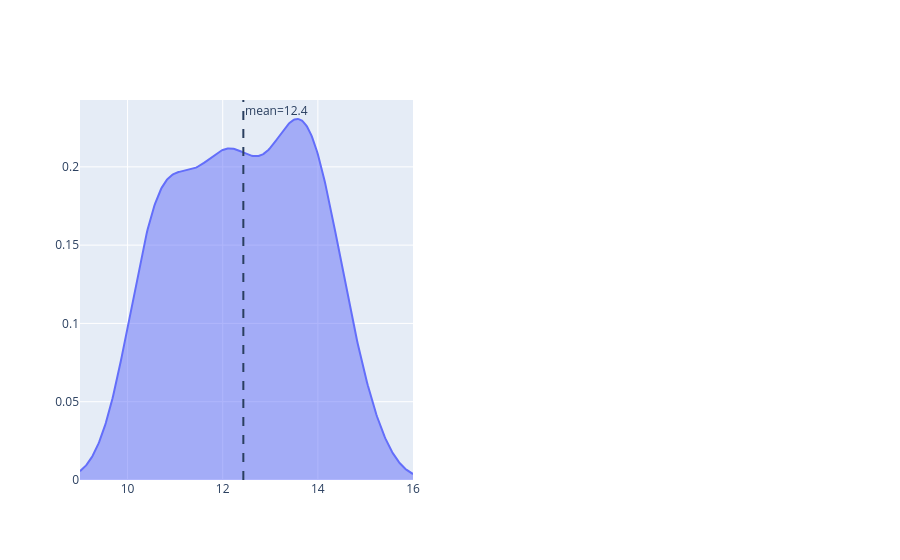
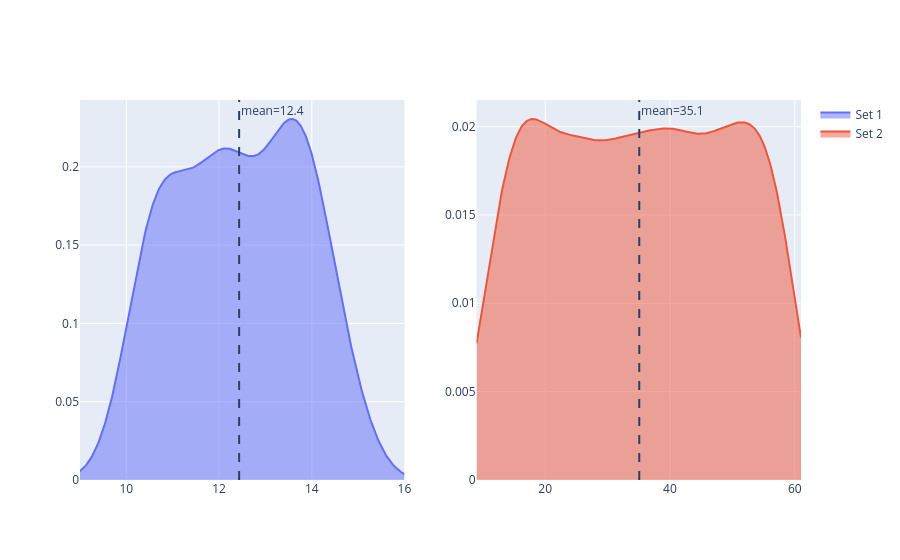

Notebook code for these charts, in order:
### Markdown cell above
How are the two distributions different?

### Code cell
# your answer below
from scipy.stats import gaussian_kde

fig = make_subplots(rows=1, cols=2)

for data, bot, ceil, col, name in [(set1,10,15,1,"Set 1"),(set2,10,60,2,"Set 2")]:

    # Fit KDE to data → smooth density curve
    kde   = gaussian_kde(data)
    x_kde = np.linspace(bot - 1, ceil + 1, 400)  # extend slightly beyond range

    # fill="tozeroy" fills the area under the curve → easy to see spread visually
    fig.add_trace(go.Scatter(
        x=x_kde, y=kde(x_kde),
        fill="tozeroy", mode="lines", name=name
    ), row=1, col=col)

    # add_vline draws a vertical dashed line at the mean value
    fig.add_vline(x=data.mean(), line_dash="dash",
                  annotation_text=f"mean={data.mean():.1f}",
                  row=1, col=col)
    fig.show()

### Figure 1 — Plotly figure (JSON) as saved in the notebook; plotly's stock layout.template omitted (floating-point values rounded to 4 significant figures; data arrays with more than 128 entries replaced by an {"elided": "..."} marker saying what was removed)
{"data": [{"fill": "tozeroy", "mode": "lines", "name": "Set 1", "type": "scatter", "x": {"elided": "400 float values"}, "xaxis": "x", "y": {"elided": "400 float values"}, "yaxis": "y"}], "layout": {"annotations": [{"showarrow": false, "text": "mean=12.4", "x": 12.43, "xanchor": "left", "xref": "x", "y": 1, "yanchor": "top", "yref": "y domain"}], "shapes": [{"line": {"dash": "dash"}, "type": "line", "x0": 12.43, "x1": 12.43, "xref": "x", "y0": 0, "y1": 1, "yref": "y domain"}], "xaxis": {"anchor": "y", "domain": [0, 0.45]}, "xaxis2": {"anchor": "y2", "domain": [0.55, 1]}, "yaxis": {"anchor": "x", "domain": [0, 1]}, "yaxis2": {"anchor": "x2", "domain": [0, 1]}}}

### Figure 2 — Plotly figure (JSON) as saved in the notebook; plotly's stock layout.template omitted (floating-point values rounded to 4 significant figures; data arrays with more than 128 entries replaced by an {"elided": "..."} marker saying what was removed)
{"data": [{"fill": "tozeroy", "mode": "lines", "name": "Set 1", "type": "scatter", "x": {"elided": "400 float values"}, "xaxis": "x", "y": {"elided": "400 float values"}, "yaxis": "y"}, {"fill": "tozeroy", "mode": "lines", "name": "Set 2", "type": "scatter", "x": {"elided": "400 float values"}, "xaxis": "x2", "y": {"elided": "400 float values"}, "yaxis": "y2"}], "layout": {"annotations": [{"showarrow": false, "text": "mean=12.4", "x": 12.43, "xanchor": "left", "xref": "x", "y": 1, "yanchor": "top", "yref": "y domain"}, {"showarrow": false, "text": "mean=35.1", "x": 35.08, "xanchor": "left", "xref": "x2", "y": 1, "yanchor": "top", "yref": "y2 domain"}], "shapes": [{"line": {"dash": "dash"}, "type": "line", "x0": 12.43, "x1": 12.43, "xref": "x", "y0": 0, "y1": 1, "yref": "y domain"}, {"line": {"dash": "dash"}, "type": "line", "x0": 35.08, "x1": 35.08, "xref": "x2", "y0": 0, "y1": 1, "yref": "y2 domain"}], "xaxis": {"anchor": "y", "domain": [0, 0.45]}, "xaxis2": {"anchor": "y2", "domain": [0.55, 1]}, "yaxis": {"anchor": "x", "domain": [0, 1]}, "yaxis2": {"anchor": "x2", "domain": [0, 1]}}}
